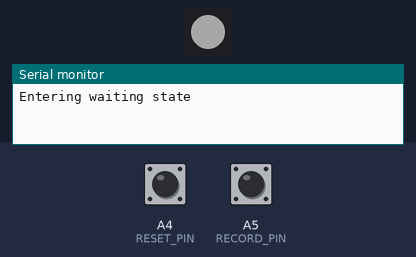
Bench run of a sketch on a simulated Teensy 4. Shown: 1 RGB LEDs in strip order, left to right, the last lines printed to the serial monitor. The test bench sets the inputs (shaded band); at power-on: A5 (RECORD_PIN) HIGH, A4 (RESET_PIN) HIGH. Dim RGB values are drawn brighter than linear; MIDI output is not drawn.

Above: at 1.2 s.
1.3 s: A5 (RECORD_PIN) pulled LOW for 0.15 s
At 2.3 s:
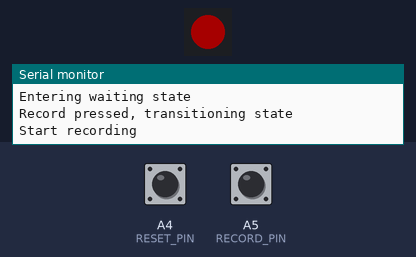
2.9 s: A5 (RECORD_PIN) pulled LOW for 1 s
At 3.5 s:
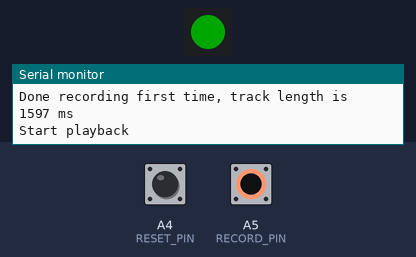
5.4 s: A5 (RECORD_PIN) pulled LOW for 0.15 s
At 7.2 s:
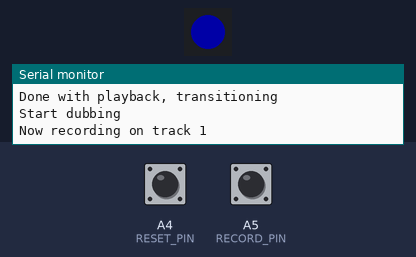
8.5 s: A4 (RESET_PIN) pulled LOW for 0.15 s
At 9.6 s:
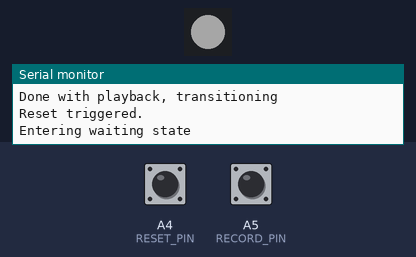
12.6 s: A5 (RECORD_PIN) pulled LOW for 3.2 s
At 13.3 s:
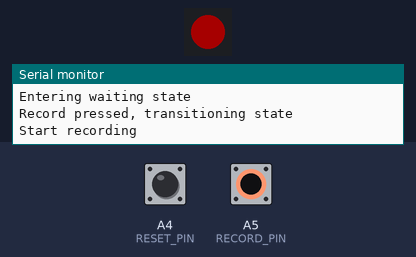
Timing chart, 0 to 15.6 s (numbered marks = the images above; inputs shaded):
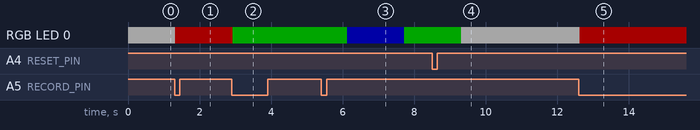

The sketch:

MIDI_LoopPedal_V2.ino
```cpp
/**
 * Loop Pedal V2
 * Lukas Severinghaus
 * October 15, 2021
 *
 * Remake of loop pedal code.
 *
 * Still TODO:
 * * Normalize function names either underscores or camelcase.
 */

#include <MIDI.h>
#include <Bounce.h>
// Configuration
MIDI_CREATE_INSTANCE(HardwareSerial, Serial7, MIDI);
#define RECORD_PIN 19
#define RESET_PIN 18
#define LED_PIN 23

// State machine states
#define STATE_RESET 0
#define STATE_WAITING 1
#define STATE_RECORD 2
#define STATE_PLAYBACK 3
#define STATE_DUBBING 4 //Simultaneous playback and recording

byte state_machine_state = STATE_WAITING;
bool state_transition = true;

bool reset_flag = false;
bool record_flag = false;

// MIDI packet types
#define TYPE_NOTE_ON 0x90
#define TYPE_NOTE_OFF 0x80
#define TYPE_CONTROL_MODE 0xB0
#define TYPE_INVALID 0x00
// Button handlers
Bounce record_button = Bounce(RECORD_PIN, 20);
Bounce reset_button = Bounce(RESET_PIN, 20);

/**** MIDI Data ****/
typedef struct{
  int time;
  byte type;
  int d1; //Note
  int d2; //Velocity
  int channel;
} MIDI_Event;

MIDI_Event incoming_MIDI_event;
bool has_new_MIDI_event = false;

#include <FastLED.h>
CRGB led[1];

void setup() {
  initializeHardware();
}

void loop() {
  pollHardware(); // Check buttons and USB MIDI buffer


  switch(state_machine_state){
    case STATE_WAITING:
      state_waiting();
    break;

    case STATE_RECORD:
      state_record();
    break;

    case STATE_PLAYBACK:
      state_playback();
    break;

    case STATE_DUBBING:
      state_dubbing();
    break;

    case STATE_RESET:
      handleReset();
    break;
  }
}


/**** State Machine and Process Code ****/

void state_waiting(){
  if(state_transition){
    setLEDColor(250, 250, 250);
    Serial.println("Entering waiting state");
    state_transition = false;
  }
  if(record_flag){
    Serial.println("Record pressed, transitioning state");
    record_flag = false;
    incrementState();
  }
}

// Is this the first time recording?
bool record_first_record = true;
long record_start_time = 0;
long record_stop_time = 0;

long track_duration = 0;
void state_record(){
  if(state_transition){
    state_transition = false;
    setLEDColor(255, 0, 0);
    Serial.println("Start recording");
    if(record_first_record){
      record_start_time = millis();
    }
  }

  if(record_first_record && record_flag){
    record_first_record = false;
    record_flag = false;

    record_stop_time = millis();
    track_duration = record_stop_time - record_start_time;

    Serial.println(String("Done recording first time, track length is ") + track_duration + " ms");
    incrementState();
  }
}

long playback_start_time = 0;
void state_playback(){
  if(state_transition){
    state_transition = false;
    setLEDColor(0, 255, 0);
    playback_start_time = millis();
    Serial.println("Start playback");
  }

  play_event(millis() - playback_start_time);

  if(millis() > playback_start_time + track_duration){
    Serial.println("Done with playback, transitioning");
    incrementState();
  }
}

long dubbing_start_time = 0;
void state_dubbing(){
  if(state_transition){
    state_transition = false;
    setLEDColor(0, 0, 255);
    dubbing_start_time = millis();
    Serial.println("Start dubbing");
    incrementDubbingTrack();
  }

  if(has_new_MIDI_event){
    record_event(millis() - dubbing_start_time);
  }
  play_event(millis() - playback_start_time);

  if(millis() > dubbing_start_time + track_duration){
    Serial.println("Done with dubbing, transitioning");
    incrementState();
  }
}
/**
 * Called when the reset button is pressed, stops current playback and resets the system to defaults.
 */
void handleReset(){
  Serial.println("Reset triggered.");
  state_machine_state = STATE_WAITING;
  state_transition = true;
  //Set recording to record from new again
  record_first_record = true;
}

/**
 * Increments the state machine to the next state, depending on the current state.
 */
void incrementState(){
  //Serial.print("Was in state: ");
  //Serial.print(state_machine_state);
  switch(state_machine_state){
    case STATE_WAITING:
      state_machine_state = STATE_RECORD;
      break;
    case STATE_RECORD:
      state_machine_state = STATE_PLAYBACK;
      break;
    case STATE_PLAYBACK:
      if(reset_flag){
        state_machine_state = STATE_RESET;
        reset_flag = false;
      }else if(record_flag){
        state_machine_state = STATE_DUBBING;
        record_flag = false;
      }
      break;
    case STATE_DUBBING:
      state_machine_state = STATE_PLAYBACK;
      break;
    default:
      state_machine_state = STATE_RESET;
      break;
  }
  state_transition = true;
  //Serial.print(" now in state: ");
  //Serial.println(state_machine_state);
}

/**** End State Machine and Process Code ****/

/**** Hardware Interface Code ****/

/**
 * Sets up hardware peripherals
 */
void initializeHardware(){
  pinMode(RECORD_PIN, INPUT_PULLUP);
  pinMode(RESET_PIN, INPUT_PULLUP);
  Serial.begin(115200);
  MIDI.begin(MIDI_CHANNEL_OMNI);
  usbMIDI.begin();
  FastLED.addLeds<1, WS2812B, LED_PIN, GRB>(led, 1);
  FastLED.setBrightness(40);
}

/**
 * Checks button states and sets the appropriate flag
 */
void pollHardware(){
  //Serial.println("Polling hardware");
  //Don't clear the flags, only set them, in case
  //the system can't get to them before the button changes again.
  if(record_button.update()){
    if(record_button.fallingEdge()) record_flag = true; //Serial.println("Record pressed");
  }
  if(reset_button.update()){
    if(reset_button.fallingEdge()) reset_flag = true; //Serial.println("Reset pressed");
  }

  //Check USB MIDI buffer and send any messages that have arrived.
  readUSBMIDI();
  readMIDIHardware();
}

/**
 * Checks for packet in the USB MIDI buffer, immediately sends it if one is present.
 */
void readUSBMIDI(){
  byte type, d1, d2, channel;
  if(usbMIDI.read()){
    type = usbMIDI.getType();
    d1 = usbMIDI.getData1();
    d2 = usbMIDI.getData2();
    channel = usbMIDI.getChannel();
    MIDI.send(type, d1, d2, channel);
    Serial.println(String("Got packet from USB: ") + type + ", " + d1 + ", " + d2 + ", " + channel);
  }
}

/**
 * Checks for incoming MIDI messages from the hardware interface, only allows processing note on, note off, and control mode messages.
 * Sends them over USB and saves the most recent message for processing.
 */
void readMIDIHardware(){
  byte type, d1, d2, channel;
  if(MIDI.read()){
    type = MIDI.getType();
    d1 = MIDI.getData1();
    d2 = MIDI.getData2();
    channel = MIDI.getChannel();
    if (type == TYPE_NOTE_ON || type == TYPE_NOTE_OFF || type == TYPE_CONTROL_MODE){
      Serial.println(String("Got packet from device: ") + type + ", " + d1 + ", " + d2 + ", " + channel);
      //This is a packet that needs to be processed.
      //Send it to the computer.
      sendToComputer(type, d1, d2, channel);

      //Save for processing and set the new message flag.
      incoming_MIDI_event.type = type;
      incoming_MIDI_event.d1 = d1;
      incoming_MIDI_event.d2 = d2;
      incoming_MIDI_event.channel = channel;

      has_new_MIDI_event = true;
    }
  }
}

/**
 * Sends a packet to the computer if it's one of the three valid types.
 */
void sendToComputer(byte type, byte d1, byte d2, byte channel){
  if(type == TYPE_NOTE_ON){
    usbMIDI.sendNoteOn(d1, d2, channel);
  }else if(type == TYPE_NOTE_OFF){
    usbMIDI.sendNoteOff(d1, d2, channel);
  }else if(type == TYPE_CONTROL_MODE){
    usbMIDI.sendControlChange(d1, d2, channel);
  }
}

void setLEDColor(byte r, byte g, byte b){
  led[0] = CRGB(r, g, b);
  FastLED.show();
}
/**** End Hardware Interface Code ****/

/**** Recording and Playback Code ****/

#define MAX_MIDI_TRACKS 10
#define MAX_MIDI_EVENTS 1500
int currentTrack = 0;
int currentTrackIndex = 0;
MIDI_Event recorded_events[MAX_MIDI_TRACKS][MAX_MIDI_EVENTS];
void incrementDubbingTrack(){
  currentTrackIndex = 0;
  if(currentTrack == MAX_MIDI_TRACKS-1){
    Serial.println("No more tracks to record on. Going back to playback");
    incrementState();
  }else{
    currentTrack += 1;
    Serial.println(String("Now recording on track ") + currentTrack);
  }
}

void play_event(long relative_time){

}

void record_event(long relative_time){
  incoming_MIDI_event.time = relative_time;
  recorded_events[currentTrack][currentTrackIndex] = incoming_MIDI_event;
  currentTrackIndex += 1;
}
```

Measured:
- after the input at 1.3 s, RGB LED 0: RGB(40, 40, 40) → RGB(40, 0, 0) at once
- after the input at 2.9 s, RGB LED 0: RGB(40, 0, 0) → RGB(0, 40, 0) at once
- after the input at 5.4 s, RGB LED 0: RGB(0, 40, 0) → RGB(0, 0, 40) after 0.72 s, → RGB(0, 40, 0) 1.6 s later
- after the input at 8.5 s, RGB LED 0: RGB(0, 40, 0) → RGB(40, 40, 40) after 0.82 s
- after the input at 12.6 s, RGB LED 0: RGB(40, 40, 40) → RGB(40, 0, 0) at once
